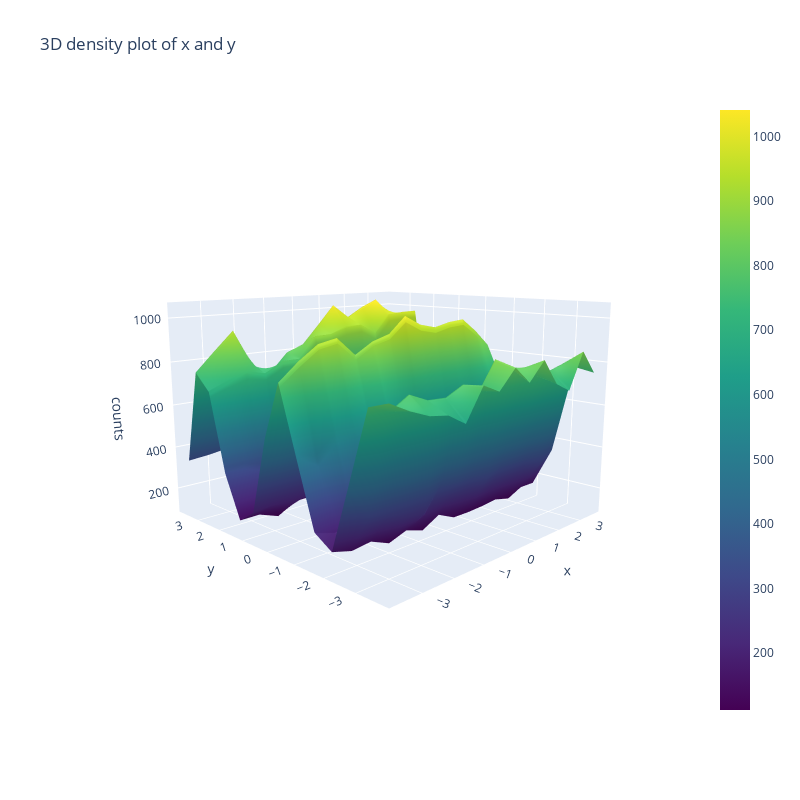

This figure's notebook cell:
### Code cell
from MCMC_DZ.MCMC.Statistic_tools import density_plot_3D

density_plot_3D(Res_G_SF["Thetas"], bins=14, burn_in=1000, credible_region=0, alpha=1)

### Figure 1 — Plotly figure (JSON) as saved in the notebook; plotly's stock layout.template omitted (floating-point values rounded to 4 significant figures; data arrays with more than 128 entries replaced by an {"elided": "..."} marker saying what was removed)
{"data": [{"colorscale": [[0, "#440154"], [0.1111, "#482878"], [0.2222, "#3e4989"], [0.3333, "#31688e"], [0.4444, "#26828e"], [0.5556, "#1f9e89"], [0.6667, "#35b779"], [0.7778, "#6ece58"], [0.8889, "#b5de2b"], [1, "#fde725"]], "opacity": 1, "type": "surface", "x": {"elided": "14x14 float values"}, "y": {"elided": "14x14 float values"}, "z": {"elided": "14x14 int values"}}], "layout": {"autosize": false, "height": 800, "scene": {"aspectratio": {"x": 1, "y": 1, "z": 0.7}, "camera": {"eye": {"x": -1.7, "y": -1.7, "z": 0.5}}, "dragmode": "orbit", "xaxis": {"title": {"text": "x"}}, "yaxis": {"title": {"text": "y"}}, "zaxis": {"title": {"text": "counts"}}}, "title": {"text": "3D density plot of x and y"}, "width": 800}}
